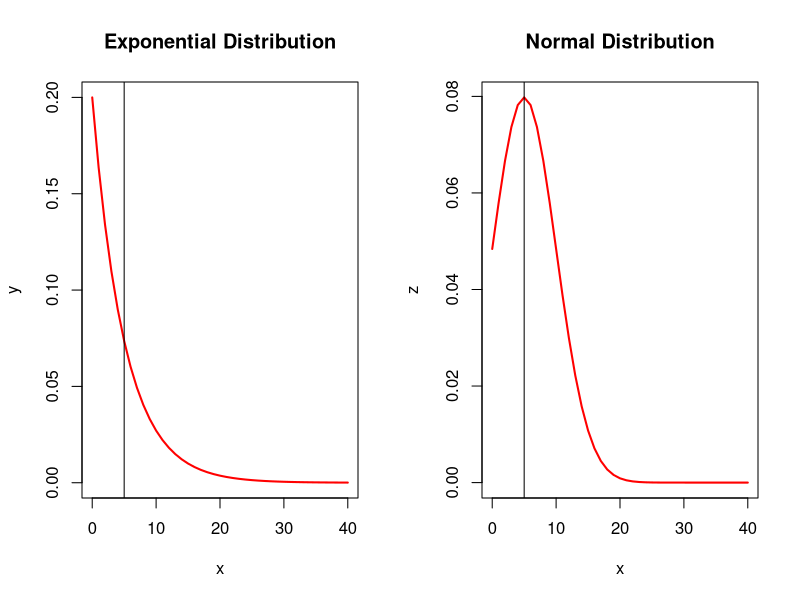
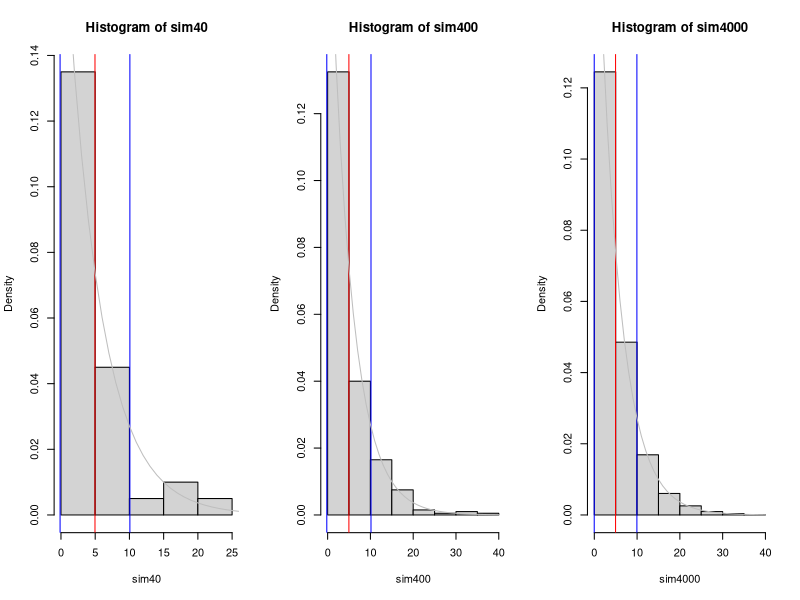
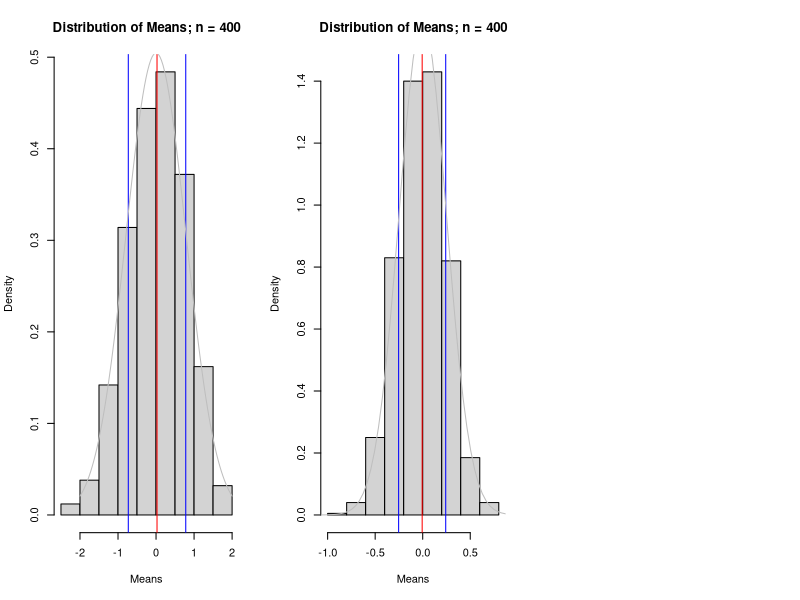

Source code (R) for these figures, in order:
## ---- chunk 1
library(ggplot2)
set.seed(1234)
lambda <- 0.2
n <- 40
iter <- 1000
x=seq(0,40)
y=dexp(x, lambda)
par(mfrow = c(1,2))
plot(x,y,type="l",lwd=2,col="red", main="Exponential Distribution")
abline(v=5)
z = dnorm(x,5,5) # normal dist mean = 5 and SD = 5
plot(x,z,type="l",lwd=2,col="red", main="Normal Distribution")
abline(v=5)
## ---- chunk 2
# simulate n random exponentials & calculating the mean and standard deviation of each simulation
sim40 <- rexp(n, lambda); sim400<- rexp(n*10, lambda); sim4000<- rexp(n*100, lambda)
mean40 <- mean(sim40); mean400 <- mean(sim40); mean4000 <- mean(sim40)
std40 = sqrt(var(sim40)); std400 = sqrt(var(sim400)); std4000 = sqrt(var(sim4000))
# prepare graph layout
par(mfrow = c(1,3))
hist(sim40, freq=FALSE); abline(v=mean40, col = "red"); abline(v=mean40-std40, col="blue"); abline(v=mean40+std40, col="blue"); lines(x,y, col="grey")  
hist(sim400, freq=FALSE); abline(v=mean400, col = "red"); abline(v=mean400-std400, col="blue"); abline(v=mean400+std400, col="blue");lines(x,y, col="grey") 
hist(sim4000, freq=FALSE); abline(v=mean4000, col = "red"); abline(v=mean4000-std4000, col="blue"); abline(v=mean4000+std4000, col="blue"); lines(x,y, col="grey")

## ---- chunk 3
library(xtable)
Theoretical <- c(5, 5, 5)
Means <- c(mean40, mean400, mean4000)
SDev <- c(std40, std400, std4000)
table1 <- rbind(Theoretical, Means, SDev)
rownames(table1) <- c("Theoretical Means", "Sample Means", "Standard Deviation"); colnames(table1) <- c("n=40", "n=400", "n=4,000")
xtable(table1, format = "markdown")
## ---- chunk 4
set.seed(1234)
Means = NULL
for (i in 1 : iter) {
    Means = c(Means, 5 - mean(rexp(n,lambda)))}
Mean1000 <- mean(Means)
STD1000 <- sqrt(var(Means))
hist(Means, freq = FALSE, main = "Distribution of Means; n = 400")
abline(v = Mean1000, col = 'red')
abline(v = Mean1000 - STD1000, col = 'blue')
abline(v = Mean1000 + STD1000, col = 'blue')
x=seq(-2,2, length=100) 
s = dnorm(x, 0, 1/lambda/sqrt(n)) # normal dist mean = 5 and Stan error = 5 /sqrt(n)  
lines(x,s, col='grey')
## ---- chunk 5
set.seed(1234)
n = 400
Means = NULL
for (i in 1 : iter) {
    Means = c(Means, 5 - mean(rexp(n,lambda)))}
Mean1000 <- mean(Means)
STD1000 <- sqrt(var(Means))
hist(Means, freq = FALSE, main = "Distribution of Means; n = 400")
abline(v = Mean1000, col = 'red')
abline(v = Mean1000 - STD1000, col = 'blue')
abline(v = Mean1000 + STD1000, col = 'blue')
x=seq(-2,2, length=100) 
s = dnorm(x, 0, 1/lambda/sqrt(n)) # normal dist mean = 5 and Stan error = 5 /sqrt(n)  
lines(x,s, col='grey')
